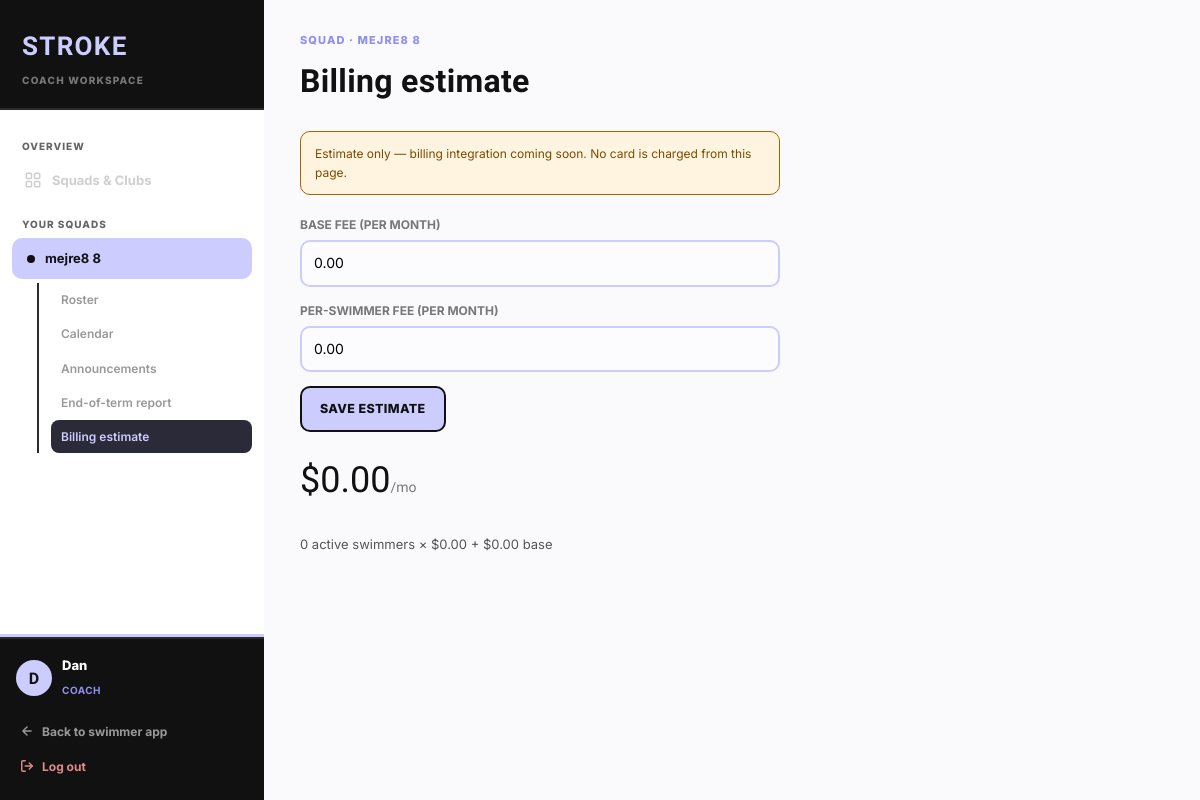
The page /coach/squad/1/billing (signed in) on the database as committed earlier.
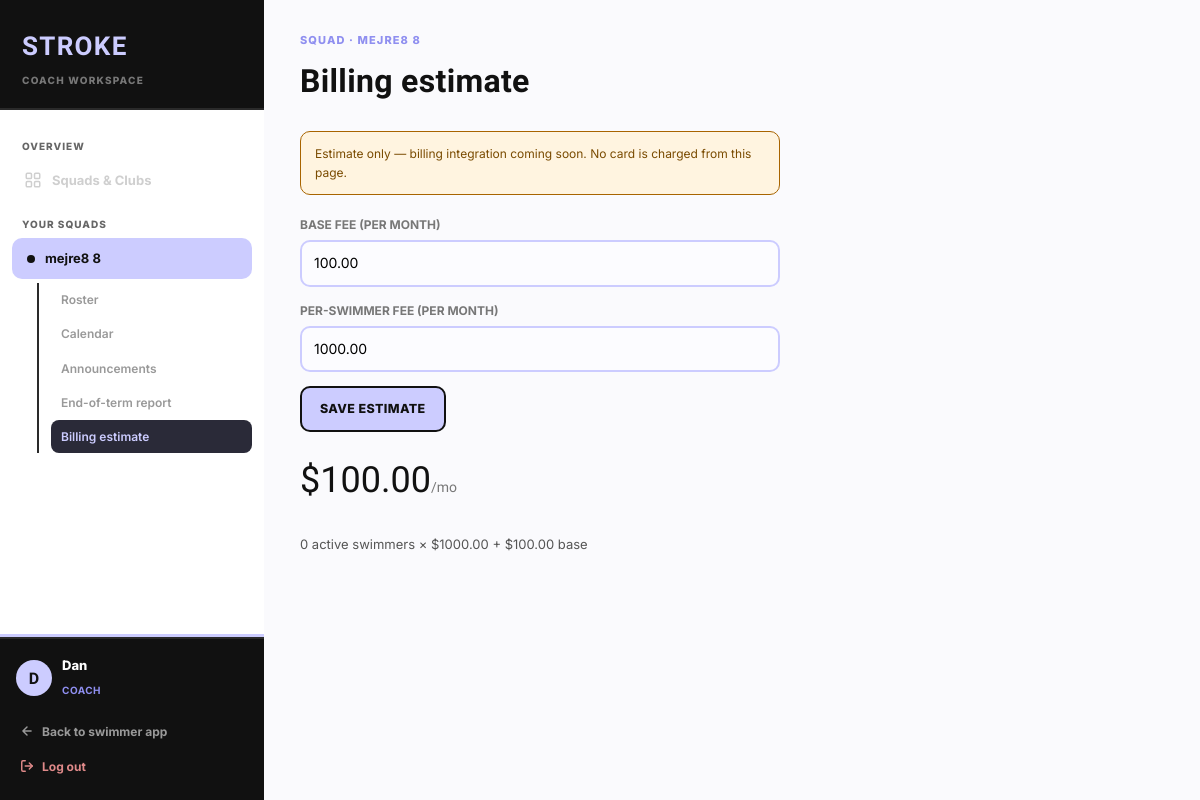
The same page on the database as committed later.
### models.py (models this page shows)
class Squad(db.Model):
    __tablename__ = 'squad'
    id = db.Column(db.Integer, primary_key=True)
    name = db.Column(db.String(120), nullable=False)
    coach_id = db.Column(db.Integer, db.ForeignKey('user.id'), nullable=False)
    club_id = db.Column(db.Integer, db.ForeignKey('club.id'), nullable=True)
    invite_code = db.Column(db.String(20), unique=True, nullable=False)
    base_fee = db.Column(db.Numeric(10, 2), default=0)
    per_swimmer_fee = db.Column(db.Numeric(10, 2), default=0)
    created_at = db.Column(db.DateTime, default=datetime.utcnow)
    memberships = db.relationship('SquadMembership', backref='squad', lazy=True)
    def active_member_count(self):
        return sum(1 for m in self.memberships if m.status == 'active')
    def billing_estimate(self):
        base = float(self.base_fee or 0)
        per = float(self.per_swimmer_fee or 0)
        return base + per * self.active_member_count()

### routes_coach.py (the view, shortened to what this page needs)
@coach.route('/squad/<int:squad_id>/billing', methods=['GET', 'POST'])
@login_required
@coach_required
def squad_billing(squad_id):
    from app import db
    squad = _squad_or_404(squad_id)
    return render_template('squad_billing.html', squad=squad)

### auth_utils.py (called while the page is built)
def coach_required(f):
    @wraps(f)
    def wrapper(*args, **kwargs):
        if not current_user.is_authenticated or (current_user.role != 'coach' and not current_user.is_admin):
            abort(403)
        return f(*args, **kwargs)
    return wrapper

### routes_coach.py (called while the page is built)
@coach.context_processor
def inject_coach_nav():
    if not current_user.is_authenticated:
        return {}
    from app import db
    from models import Squad
    nav_squads = db.session.query(Squad).filter_by(coach_id=current_user.id).order_by(Squad.name).all()
    return {'nav_squads': nav_squads}

def _squad_or_404(squad_id):
    from app import db
    from models import Squad
    squad = db.session.query(Squad).get(squad_id)
    if not squad:
        abort(404)
    is_owner = squad.coach_id == current_user.id
    is_club_owner = squad.club and squad.club.owner_id == current_user.id
    if not (is_owner or is_club_owner or current_user.is_admin):
        abort(403)
    return squad

### templates/squad_billing.html (shortened to what this page needs)
{% extends 'coach_base.html' %}
{% set header_eyebrow = 'Squad · ' ~ squad.name %}
{% block page_title %}Billing estimate{% endblock %}
{% block content %}
  <div class="bl-notice">Estimate only — billing integration coming soon. No card is charged from this page.</div>
  <form method="POST" action="/coach/squad/{{ squad.id }}/billing" class="bl-form">
    <div class="bl-field">
      <label>Base fee (per month)</label>
      <input type="number" step="0.01" name="base_fee" value="{{ squad.base_fee }}">
    </div>
    <div class="bl-field">
      <label>Per-swimmer fee (per month)</label>
      <input type="number" step="0.01" name="per_swimmer_fee" value="{{ squad.per_swimmer_fee }}">
    </div>
    <button type="submit" class="coach-btn coach-btn-primary">Save estimate</button>
  </form>
  <p class="bl-total">${{ '%.2f'|format(squad.billing_estimate()) }}<span style="font-size:14px;color:#777">/mo</span></p>
  <p class="panel-note">{{ squad.active_member_count() }} active swimmer{{ 's' if squad.active_member_count() != 1 else '' }} × ${{ squad.per_swimmer_fee }} + ${{ squad.base_fee }} base</p>
{% endblock %}

### templates/coach_base.html (shortened to what this page needs)
<!DOCTYPE html>
<html lang="en">
<head>
<link rel="stylesheet" href="{{ url_for('static', filename='css/main.css') }}">
<link rel="stylesheet" href="{{ url_for('static', filename='css/dashboard.css') }}">
<link rel="stylesheet" href="{{ url_for('static', filename='css/coach.css') }}">
</head>
<body>
<div class="coach-shell">
  <aside class="coach-sidebar no-print" id="coachSidebar">
    <div class="coach-sidebar-head">
      <a href="/dashboard" class="coach-logo">STROKE</a>
      <span class="coach-logo-sub">Coach workspace</span>
    </div>
    <nav class="coach-nav">
      <p class="coach-nav-lbl">Overview</p>
      <a href="/coach" class="coach-nav-link {{ 'active' if request.path == '/coach' else '' }}">
        <span class="coach-nav-icon"></span>
        Squads & Clubs
      </a>
      {% if nav_squads %}
      <p class="coach-nav-lbl">Your squads</p>
      {% for sq in nav_squads %}
        <a href="/coach/squad/{{ sq.id }}" class="coach-nav-link {{ 'active' if squad and squad.id == sq.id else '' }}">
          <span class="coach-nav-dot"></span>
          <span class="coach-nav-link-text">{{ sq.name }}</span>
        </a>
        {% if squad and squad.id == sq.id %}
        <div class="coach-subnav">
          <a href="/coach/squad/{{ sq.id }}" class="coach-subnav-link {{ 'active' if request.path == '/coach/squad/' ~ sq.id|string else '' }}">Roster</a>
          <a href="/coach/squad/{{ sq.id }}/calendar" class="coach-subnav-link {{ 'active' if request.path.endswith('/calendar') else '' }}">Calendar</a>
          <a href="/coach/squad/{{ sq.id }}/announcements" class="coach-subnav-link {{ 'active' if request.path.endswith('/announcements') else '' }}">Announcements</a>
          <a href="/coach/squad/{{ sq.id }}/report" class="coach-subnav-link {{ 'active' if request.path.endswith('/report') else '' }}">End-of-term report</a>
          <a href="/coach/squad/{{ sq.id }}/billing" class="coach-subnav-link {{ 'active' if request.path.endswith('/billing') else '' }}">Billing estimate</a>
        </div>
        {% endif %}
      {% endfor %}
      {% endif %}
    </nav>
    <div class="coach-sidebar-foot">
      <div class="coach-user">
        <div class="coach-user-avatar">{{ current_user.username[0]|upper }}</div>
        <div class="coach-user-info">
          <p class="coach-user-name">{{ current_user.username }}</p>
          <span class="coach-user-tag">Coach</span>
        </div>
      </div>
      <a href="/dashboard" class="coach-exit-link">
        <svg viewBox="0 0 24 24" fill="none" stroke="currentColor" stroke-width="2.5" stroke-linecap="round" stroke-linejoin="round"><path d="M19 12H5M12 5l-7 7 7 7"></path></svg>
        Back to swimmer app
      </a>
      <a href="/logout" class="coach-exit-link coach-logout-link">
        <svg viewBox="0 0 24 24" fill="none" stroke="currentColor" stroke-width="2.5" stroke-linecap="round" stroke-linejoin="round"><path d="M9 21H5a2 2 0 0 1-2-2V5a2 2 0 0 1 2-2h4"></path><polyline points="16 17 21 12 16 7"></polyline><line x1="21" y1="12" x2="9" y2="12"></line></svg>
        Log out
      </a>
    </div>
  </aside>
  <main class="coach-main">
    <header class="coach-header no-print">
      <div>
        {% if header_eyebrow %}<p class="coach-header-eyebrow">{{ header_eyebrow }}</p>{% endif %}
        <h1 class="coach-header-title">{% block page_title %}Coach{% endblock %}</h1>
      </div>
    </header>
    <div class="coach-content">
      {% block content %}{% endblock %}
    </div>
  </main>
</div>
</body>
</html>

Rows that differ between the two databases and show on the page:
changed Squad "mejre8 8": base_fee "0.00" → "100.00"; per_swimmer_fee "0.00" → "1000.00"; billing_estimate "0.00" → "100.00"
